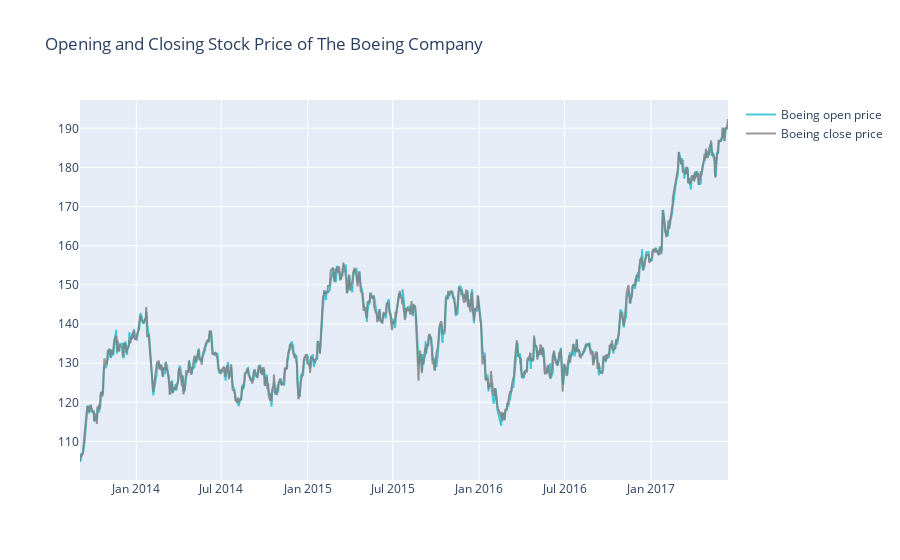

Source (notebook cell):
### Code cell
#Visualising the open and close stock price of The Boeing Company data using plotly
trace_one = go.Scatter(x = df.date, 
                       y = df['open'], 
                       name = "Boeing open price", 
                       line = dict(color = "#17BECF"), 
                       opacity = 0.8)

trace_two = go.Scatter(x = df.date,
                      y = df['close'],
                      name = "Boeing close price",
                      line = dict(color = "#7F7F7F"),
                      opacity = 0.8)

data = [trace_one, trace_two]

layout = dict(title = "Opening and Closing Stock Price of The Boeing Company")
fig = dict(data=data, layout=layout)
iplot(fig, filename = "The Boeing Stock Comparison Open/Close")

### Figure 1 — Plotly figure (JSON) as saved in the notebook; plotly's stock layout.template omitted (floating-point values rounded to 4 significant figures; data arrays with more than 128 entries replaced by an {"elided": "..."} marker saying what was removed)
{"data": [{"line": {"color": "#17BECF"}, "name": "Boeing open price", "opacity": 0.8, "type": "scatter", "x": {"elided": "881 str values"}, "y": {"elided": "881 float values"}}, {"line": {"color": "#7F7F7F"}, "name": "Boeing close price", "opacity": 0.8, "type": "scatter", "x": {"elided": "881 str values"}, "y": {"elided": "881 float values"}}], "layout": {"title": {"text": "Opening and Closing Stock Price of The Boeing Company"}}}
